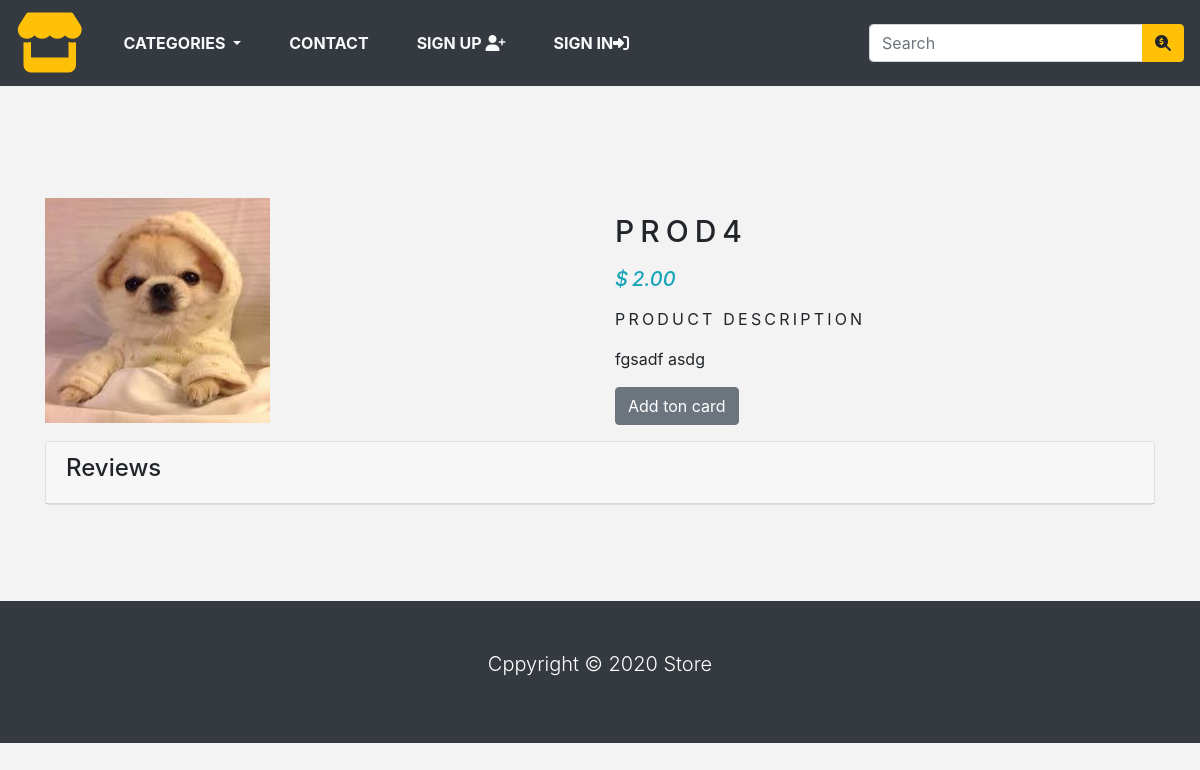
Page /category/k1/pr4 on the earlier database version.
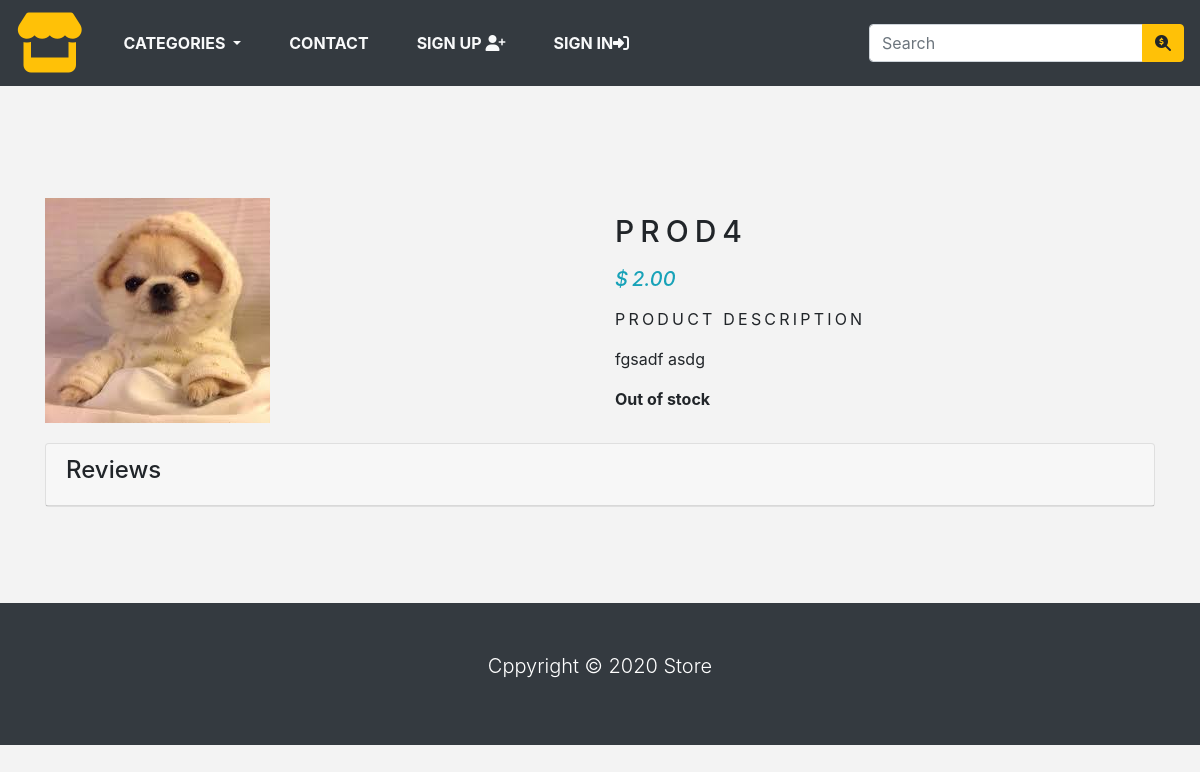
Same page on the later database version.
### store/views.py (the view)
# urls.py: path('category/<slug:category_slug>/<slug:product_slug>', views.productPage, name='product_detail'),
def productPage(request, category_slug, product_slug):
    try:
        product = Product.objects.get(category__slug=category_slug, slug=product_slug)
    except Exception as e:
        raise e
    if request.method == "POST" and request.user.is_authenticated and request.POST['content'].strip() != '':
        Review.objects.create(product=product, user=request.user,content=request.POST['content'])
    reviews = Review.objects.filter(product=product)
    return render(request, 'product.html', {'product': product, 'reviews': reviews})

### store/context_processors.py (called while the page is built)
def counter(request):
    item_count = 0
    if 'admin' in request.path:
        return {}
    else:
        try:
            cart = Cart.objects.filter(cart_id=_cart_id(request))
            cart_items = CartItem.objects.all().filter(cart=cart[:1])
            for cart_item in cart_items:
                item_count += cart_item.quantity
        except Cart.DoesNotExist:
            item_count = 0
    return dict(item_count=item_count)

def menu_links(request):
    links = Category.objects.all()
    return dict(links=links)

### store/models.py (called while the page is built)
    def get_url(self):
        return reverse('products_by_category', args=[self.slug])

### store/views.py (called while the page is built)
def _cart_id(request):
    cart = request.session.session_key
    if not cart:
        cart = request.session.create()
    return cart

### templates/product.html (shortened to what this page needs)
{% extends 'base.html' %}
{% load static %}
{% block content %}
    <div class="container py-5">
        <div class="row mt-5">
            <div class="col-10 mx-auto col-md-6 my-3">
                <img src="{{ product.image.url }}" alt="">
            </div>
            <div class="col-10 mx-auto col-md-6 my-3">
                <div>
                    <h1 class="product_title">{{ product.name }}</h1>
                    <h5 class="text-info font-italic mb-3">
                        <span class="mr-1">$</span>{{ product.price }}
                    </h5>
                    <p class="product_description">Product description</p>
                    <p class="text-justify product_text">{{ product.description }}</p>
                    {% if product.stock <= 0 %}
                        <p class="text-justify product_text"><b>Out of stock</b></p>
                    {% else %}
                        <a href="{% url 'add_cart' product.id %}">
                            <button type="button" name="button" class="btn btn-secondary">
                                Add ton card
                            </button>
                        </a>
                    {% endif %}
                </div>
            </div>
        </div>
<div class="card" >
  <div class="card-header">
      <h4>Reviews</h4>
  </div>
</div>
    </div>
{% endblock %}

Differences in the rows shown:
changed Product "PROD4": stock 1 → 0 (drawn)
Other differences:
text no longer shown: "Add ton card"
text now shown: "Out of stock"
